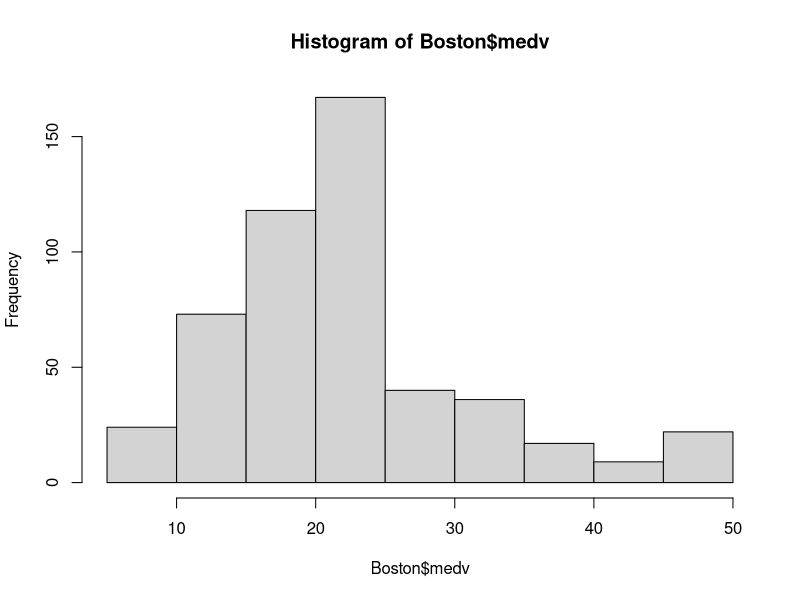
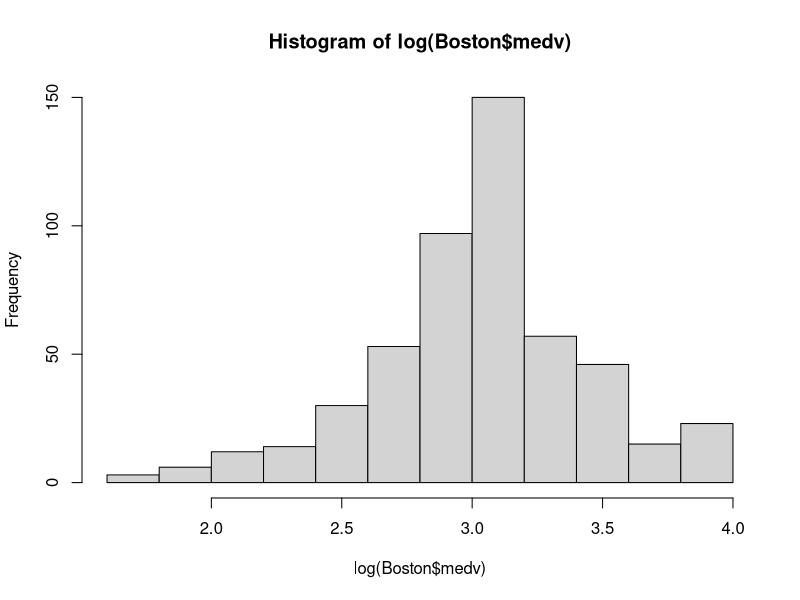
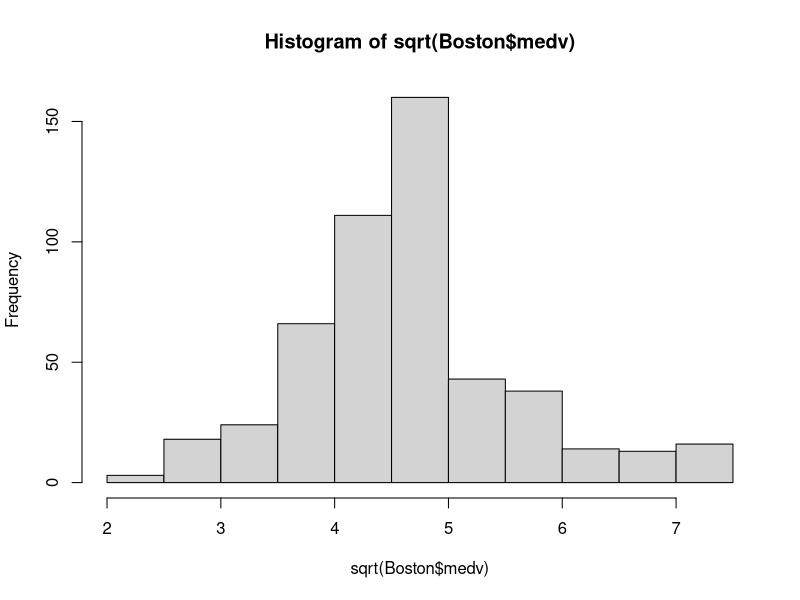
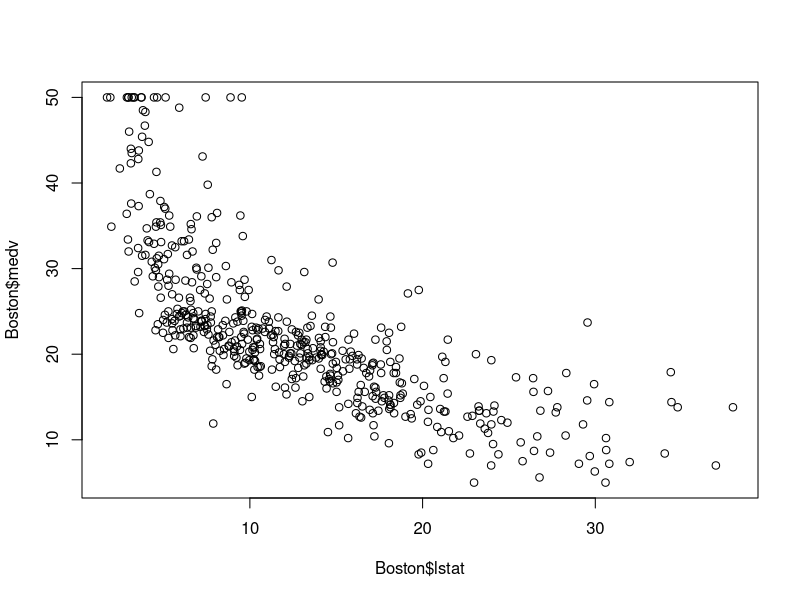
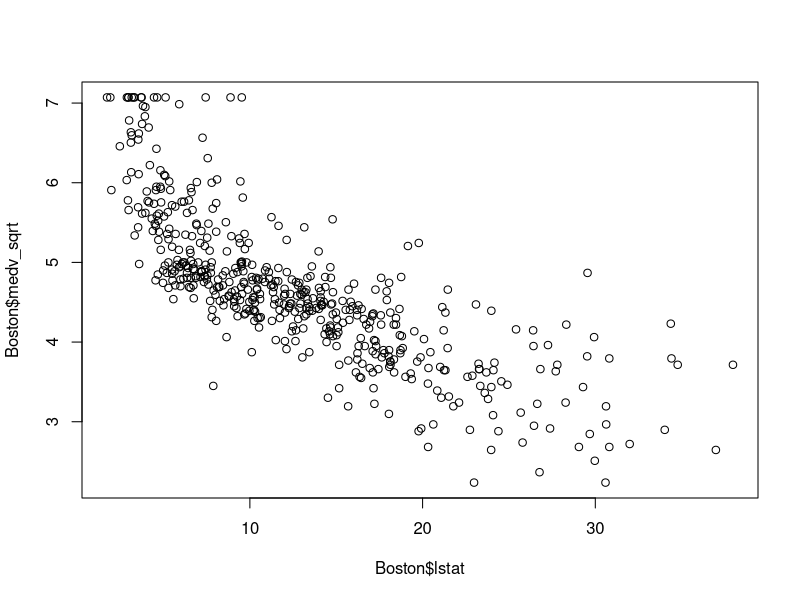
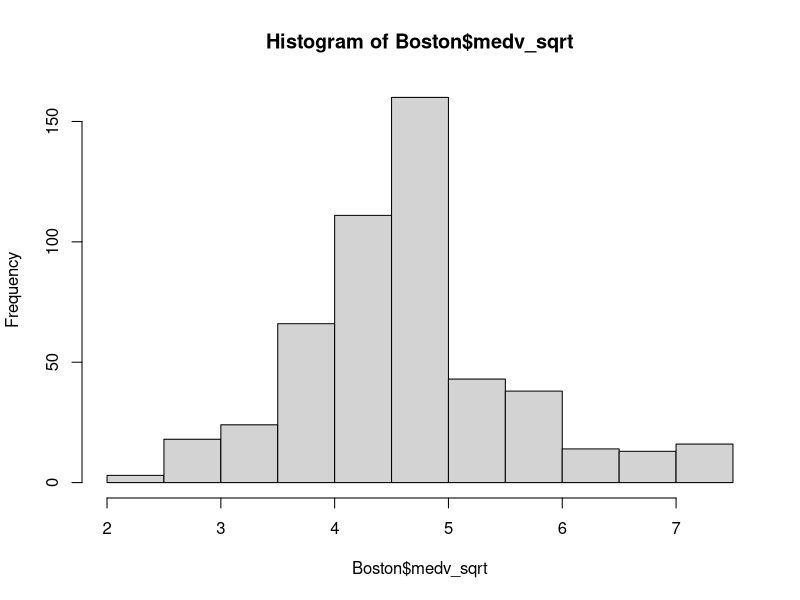
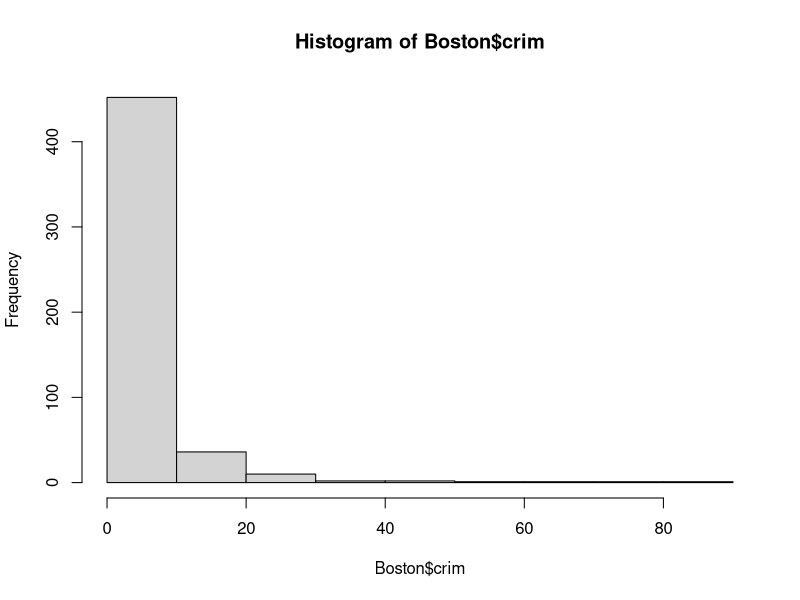
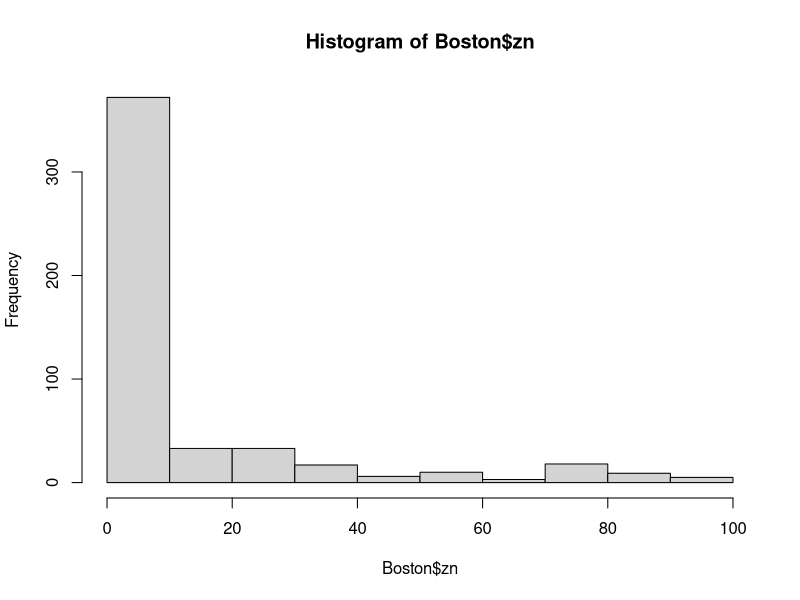

These charts were generated, in order, by the following R code: (Note: this script raises an error after producing the figures.)
library(MASS)
data(Boston)
?Boston
Boston
summary(Boston$medv)

##log or sqrt transformation
hist(Boston$medv)
hist(log(Boston$medv))
hist(sqrt(Boston$medv))
summary(log(Boston$medv))
summary(sqrt(Boston$medv))
Boston$rad = as.factor(Boston$rad)


Boston$medv_sqrt = sqrt(Boston$medv)
#### Simple Linear Regression with Lstat

plot(Boston$lstat,Boston$medv)
cor(Boston$lstat,Boston$medv)

# abline(mod1)

plot(Boston$lstat,Boston$medv_sqrt)
cor(Boston$lstat,Boston$medv_sqrt)

Boston$lstat_sqrt = sqrt(Boston$lstat)
#### Handling Outliers

hist(Boston$medv_sqrt)
summary(Boston$medv_sqrt)

mean(Boston$medv_sqrt) + 3 * sd(Boston$medv_sqrt)
mean(Boston$medv_sqrt) - 3 * sd(Boston$medv_sqrt)

hist(Boston$crim)
hist(Boston$zn)
hist(Boston$chas)
hist(Boston$tax)
hist(Boston$ptratio)
hist(Boston$black)

### train test split
set.seed(123)
# sample(rows,10)
rows= 1:nrow(Boston)
train_rows = sample(rows,round(length(rows)*0.7))
test_rows = rows[-train_rows]

train_data = Boston[train_rows,]
test_data = Boston[test_rows,]


### Model 1
mod1 = lm(medv~lstat,data=train_data)
mod1 = lm(medv_sqrt~lstat,data=train_data)
plot(train_data$lstat,train_data$medv)


plot(train_data$lstat,train_data$medv_sqrt)
summary(mod1)
abline(mod1)

mod2 = lm(medv_sqrt~lstat,data=train_data)
summary(mod2)
abline(mod2)

plot(mod1)


hist(train_data$lstat)
hist(sqrt(train_data$lstat))
train_data$lstat_sqrt = sqrt(train_data$lstat)
### Model 2
mod3 = lm(medv_sqrt~lstat_sqrt,data=train_data)
summary(mod3)
plot(mod3)

abline(mod2)

mod4 = lm(medv_sqrt~.-lstat-medv-age-indus,data=train_data)
summary(mod4)

#### Outliers
mean(Boston$medv_sqrt) + 3*sd(Boston$medv_sqrt)
mean(Boston$medv_sqrt) - 3*sd(Boston$medv_sqrt)

Boston = Boston[Boston$med_sqrt < 7 & Boston$med_sqrt > 2, ]


###indus

Boston$indus_cat = ifelse(Boston$indus > 17, 'High','Normal')
Boston$indus_cat = as.factor(Boston$indus_cat)



mod1 = lm(medv~ lstat+rad,data=Boston)
summary(mod1)


mod3 = lm(medv_sqrt ~.-medv-age-indus, data=train_data)
summary(mod3)

mod2 = lm(medv_sqrt ~ lstat+ black+ crim, data=Boston)
summary(mod2)

mod3 = lm(medv_sqrt ~ .-medv-indus-age-lstat , data=Boston)
summary(mod3)

summary(mod3$residuals)
plot(mod3)

View(cor(Boston[,-c(3,7,14,15)]))

hist(log(Boston$medv))
summary(log(Boston$medv))
hist(sqrt(Boston$medv))
summary(sqrt(Boston$medv))

Boston$medv_sqrt =  sqrt(Boston$medv)

### train and test
rows = 1:nrow(Boston)
trainRows = sample(rows,round(0.7*nrow(Boston)))

trainData = Boston[trainRows,]
testData = Boston[-trainRows,]

## Final model

finalModel = lm(medv_sqrt~lstat+black , data=trainData)
summary(finalModel)

### Preds
preds = predict(finalModel,testData)
preds = preds**2

### RMSE
sqrt(mean((testData$medv - preds)**2))


